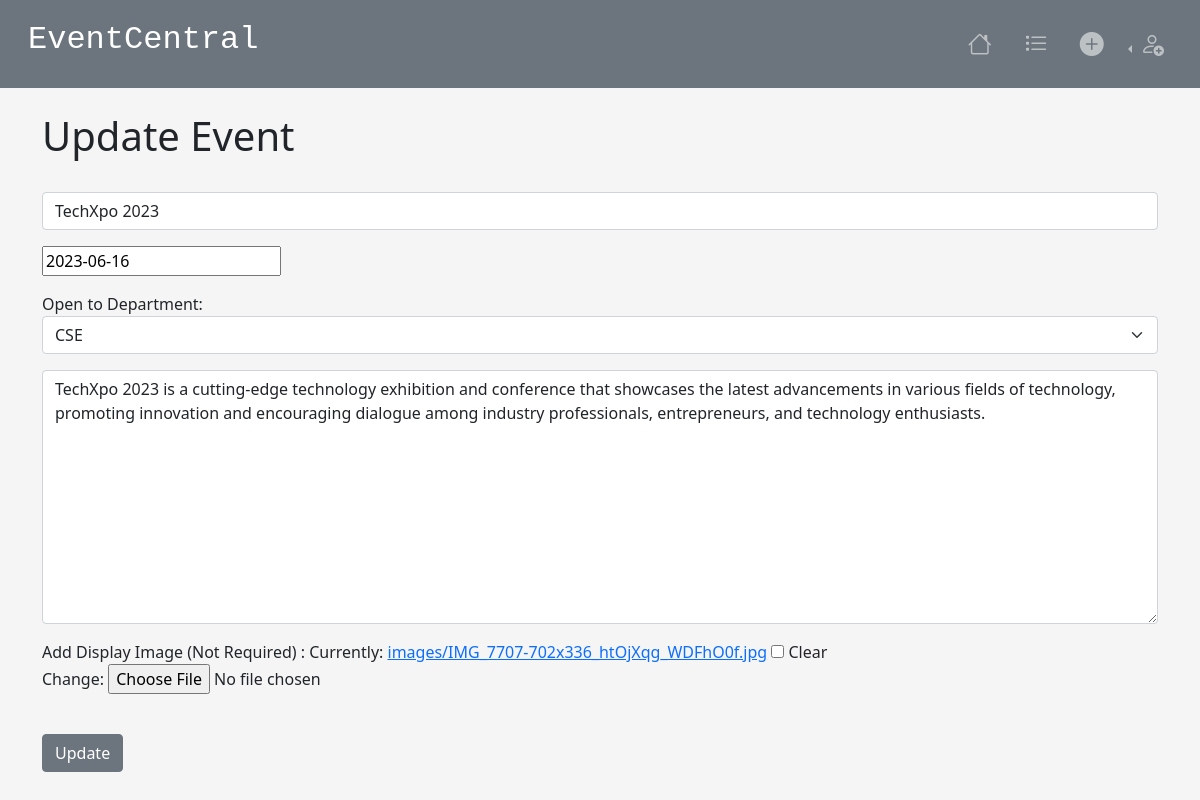
/update_event/2, run on the app's committed database.
### eventcentral/models.py (models this page shows, shortened)
class Event(models.Model):
    name = models.CharField('Event Name', max_length=100)
    event_date = models.DateField('Event Date')
    description = models.TextField()
    opentodept = models.CharField(max_length=50, choices=DEPT_CHOICES)
    event_image = models.ImageField(null=True, blank=True, upload_to="images/")

### eventcentral/views.py (the view)
# urls.py: path('update_event/<event_id>', views.update_event, name ='update-event'),
def update_event(request, event_id):
    event=Event.objects.get(pk=event_id)
    form=EventForm(request.POST or None, instance=event)
    if form.is_valid():
        form.save()
        return redirect('list-events')
    return render(request,'eventcentral/update_event.html',
                  {'event': event,
                   'form': form})

### eventcentral/forms.py
class EventForm(ModelForm):
    class Meta:
        model = Event
        fields= ('name', 'event_date','opentodept', 'description','event_image',)
        labels = {
            'name' : '',
            'event_date' : '',
            'opentodept' : 'Open to Department',
            'description' : '',
            'event_image' : 'Add Display Image (Not Required) ',
        }
        widgets = {
            'name' : forms.TextInput(attrs={'class':'form-control','placeholder': 'Event Title'}),
            'event_date' : DatePickerInput(options={"format": "YYYY-MM-DD"}),
            'description' : forms.Textarea(attrs={'class':'form-control','placeholder': 'Description'}),
            'opentodept' : forms.Select(attrs={'class':"form-select",})
        }

### eventcentral/templates/eventcentral/update_event.html (shortened to what this page needs)
{% extends 'eventcentral/base.html' %}
{% block content %}
{% load static %}
<h1>Update Event</h1>
<br>
<form action="" method=POST>
    {{ form.as_p }}
    <br>
    <input type="submit" value="Update" class="btn btn-secondary">
</form>
{% endblock %}

### eventcentral/templates/eventcentral/base.html (style rules this page uses)
body { background: whitesmoke; }

### data on the page
Event: name "TechXpo 2023", event_date "2023-06-16", opentodept "CSE", description "TechXpo 2023 is a cutting-edge technology exhibition and conference that showcases the latest advancements in various fields of technology, promoting innovation and encouraging dialogue among industry professionals, entrepreneurs, and technology enthusiasts."
